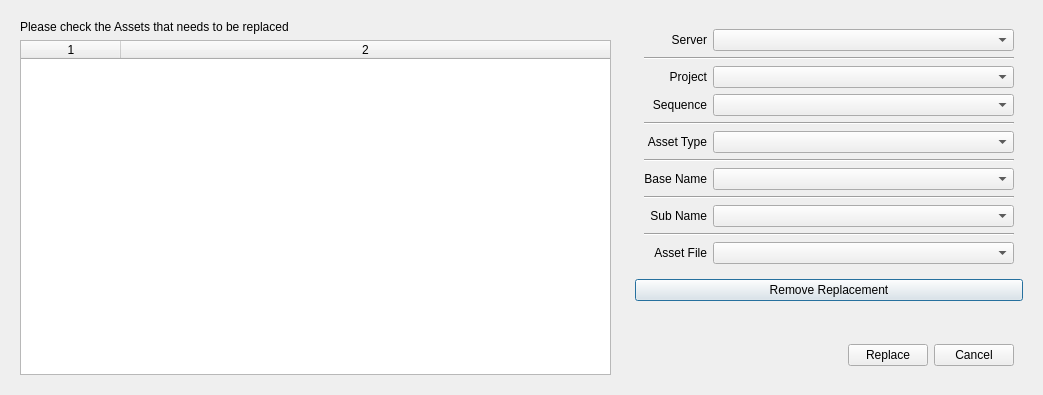
<?xml version="1.0" encoding="UTF-8"?>
<ui version="4.0">
 <class>Dialog</class>
 <widget class="QDialog" name="Dialog">
  <property name="windowModality">
   <enum>Qt::ApplicationModal</enum>
  </property>
  <property name="geometry">
   <rect>
    <x>0</x>
    <y>0</y>
    <width>1043</width>
    <height>395</height>
   </rect>
  </property>
  <property name="windowTitle">
   <string>Asset Replacer</string>
  </property>
  <layout class="QHBoxLayout" name="horizontalLayout_5">
   <item>
    <widget class="QWidget" name="verticalWidget" native="true">
     <property name="sizePolicy">
      <sizepolicy hsizetype="Preferred" vsizetype="Preferred">
       <horstretch>3</horstretch>
       <verstretch>0</verstretch>
      </sizepolicy>
     </property>
     <property name="minimumSize">
      <size>
       <width>10</width>
       <height>0</height>
      </size>
     </property>
     <layout class="QVBoxLayout" name="verticalLayout">
      <item>
       <widget class="QLabel" name="label">
        <property name="text">
         <string>Please check the Assets that needs to be replaced</string>
        </property>
       </widget>
      </item>
      <item>
       <widget class="QTableWidget" name="assetList_tableWidget">
        <property name="editTriggers">
         <set>QAbstractItemView::NoEditTriggers</set>
        </property>
        <property name="alternatingRowColors">
         <bool>true</bool>
        </property>
        <property name="cornerButtonEnabled">
         <bool>false</bool>
        </property>
        <property name="columnCount">
         <number>2</number>
        </property>
        <attribute name="horizontalHeaderStretchLastSection">
         <bool>true</bool>
        </attribute>
        <attribute name="horizontalHeaderStretchLastSection">
         <bool>true</bool>
        </attribute>
        <column/>
        <column/>
       </widget>
      </item>
     </layout>
    </widget>
   </item>
   <item>
    <widget class="QWidget" name="verticalWidget" native="true">
     <property name="sizePolicy">
      <sizepolicy hsizetype="Preferred" vsizetype="Preferred">
       <horstretch>2</horstretch>
       <verstretch>0</verstretch>
      </sizepolicy>
     </property>
     <layout class="QVBoxLayout" name="verticalLayout_2">
      <item>
       <widget class="QWidget" name="gridWidget1" native="true">
        <layout class="QGridLayout" name="gridLayout1">
         <item row="0" column="0">
          <widget class="QLabel" name="server_label">
           <property name="text">
            <string>Server</string>
           </property>
           <property name="alignment">
            <set>Qt::AlignRight|Qt::AlignTrailing|Qt::AlignVCenter</set>
           </property>
          </widget>
         </item>
         <item row="3" column="0">
          <widget class="QLabel" name="sequence_label">
           <property name="text">
            <string>Sequence</string>
           </property>
           <property name="alignment">
            <set>Qt::AlignRight|Qt::AlignTrailing|Qt::AlignVCenter</set>
           </property>
          </widget>
         </item>
         <item row="0" column="1">
          <widget class="QComboBox" name="server_comboBox">
           <property name="sizePolicy">
            <sizepolicy hsizetype="Expanding" vsizetype="Fixed">
             <horstretch>0</horstretch>
             <verstretch>0</verstretch>
            </sizepolicy>
           </property>
           <property name="toolTip">
            <string>Select a Server</string>
           </property>
           <property name="statusTip">
            <string>Select a Server</string>
           </property>
           <property name="whatsThis">
            <string>Server:

Servers are the places that the main project folders are saved. For now there is only one supported server. In the future that can be expanded to multiple servers...</string>
           </property>
           <property name="editable">
            <bool>false</bool>
           </property>
          </widget>
         </item>
         <item row="5" column="0">
          <widget class="QLabel" name="assetType_label1">
           <property name="text">
            <string>Asset Type</string>
           </property>
           <property name="alignment">
            <set>Qt::AlignRight|Qt::AlignTrailing|Qt::AlignVCenter</set>
           </property>
          </widget>
         </item>
         <item row="5" column="1">
          <widget class="QComboBox" name="assetType_comboBox1">
           <property name="sizePolicy">
            <sizepolicy hsizetype="Preferred" vsizetype="Fixed">
             <horstretch>1</horstretch>
             <verstretch>0</verstretch>
            </sizepolicy>
           </property>
           <property name="toolTip">
            <string>Select an asset type</string>
           </property>
           <property name="statusTip">
            <string>Select an asset type</string>
           </property>
           <property name="whatsThis">
            <string>Asset Type:

Assets has types that lets you distinguish their purpose of existance. This comboBox lists the asset types that the sequence and the current host environment (MAYA, NUKE etc.) can support.</string>
           </property>
          </widget>
         </item>
         <item row="8" column="0" colspan="2">
          <widget class="Line" name="line_4">
           <property name="orientation">
            <enum>Qt::Horizontal</enum>
           </property>
          </widget>
         </item>
         <item row="1" column="0" colspan="2">
          <widget class="Line" name="line">
           <property name="orientation">
            <enum>Qt::Horizontal</enum>
           </property>
          </widget>
         </item>
         <item row="2" column="1">
          <widget class="QComboBox" name="project_comboBox">
           <property name="sizePolicy">
            <sizepolicy hsizetype="Expanding" vsizetype="Fixed">
             <horstretch>0</horstretch>
             <verstretch>0</verstretch>
            </sizepolicy>
           </property>
           <property name="toolTip">
            <string>Select a Project</string>
           </property>
           <property name="statusTip">
            <string>Select a Project</string>
           </property>
           <property name="whatsThis">
            <string>Project:

A project is a collection of sequences. So projects can only contain sequences. This comboBox lists the current projects on the server. If you select one it will update the available sequences for that project...</string>
           </property>
           <property name="editable">
            <bool>false</bool>
           </property>
          </widget>
         </item>
         <item row="9" column="0">
          <widget class="QLabel" name="subName_label">
           <property name="text">
            <string>Sub Name</string>
           </property>
           <property name="alignment">
            <set>Qt::AlignRight|Qt::AlignTrailing|Qt::AlignVCenter</set>
           </property>
          </widget>
         </item>
         <item row="7" column="0">
          <widget class="QLabel" name="baseName_label">
           <property name="text">
            <string>Base Name</string>
           </property>
           <property name="alignment">
            <set>Qt::AlignRight|Qt::AlignTrailing|Qt::AlignVCenter</set>
           </property>
          </widget>
         </item>
         <item row="3" column="1">
          <widget class="QComboBox" name="sequence_comboBox">
           <property name="sizePolicy">
            <sizepolicy hsizetype="Expanding" vsizetype="Fixed">
             <horstretch>0</horstretch>
             <verstretch>0</verstretch>
            </sizepolicy>
           </property>
           <property name="toolTip">
            <string>Select a Sequence</string>
           </property>
           <property name="statusTip">
            <string>Select a Sequence</string>
           </property>
           <property name="whatsThis">
            <string>Sequence:

Sequences are collections of folders. Each folder has a special meaning and can may contain one type of asset file. Every sequence has its own settings. So while one sequence supports some features, others may not...</string>
           </property>
           <property name="editable">
            <bool>false</bool>
           </property>
          </widget>
         </item>
         <item row="2" column="0">
          <widget class="QLabel" name="project_label">
           <property name="text">
            <string>Project</string>
           </property>
           <property name="alignment">
            <set>Qt::AlignRight|Qt::AlignTrailing|Qt::AlignVCenter</set>
           </property>
          </widget>
         </item>
         <item row="4" column="0" colspan="2">
          <widget class="Line" name="line_2">
           <property name="orientation">
            <enum>Qt::Horizontal</enum>
           </property>
          </widget>
         </item>
         <item row="6" column="0" colspan="2">
          <widget class="Line" name="line_3">
           <property name="orientation">
            <enum>Qt::Horizontal</enum>
           </property>
          </widget>
         </item>
         <item row="7" column="1">
          <widget class="QComboBox" name="baseName_comboBox">
           <property name="enabled">
            <bool>true</bool>
           </property>
           <property name="sizePolicy">
            <sizepolicy hsizetype="Preferred" vsizetype="Fixed">
             <horstretch>1</horstretch>
             <verstretch>0</verstretch>
            </sizepolicy>
           </property>
           <property name="toolTip">
            <string>if the type is a shot dependent type this will be activated</string>
           </property>
           <property name="statusTip">
            <string>if the type is a shot dependent type this will be activated</string>
           </property>
           <property name="whatsThis">
            <string>Shot:

If an asset is shot dependent, its base name is a shot string (SH001, SH010 etc. ). So, shot and base name comboBoxes are actually showing the base name of the asset, but it lets the user to separate the shot dependent asset types from shot independent types.</string>
           </property>
          </widget>
         </item>
         <item row="9" column="1">
          <widget class="QComboBox" name="subName_comboBox">
           <property name="enabled">
            <bool>true</bool>
           </property>
           <property name="sizePolicy">
            <sizepolicy hsizetype="Preferred" vsizetype="Fixed">
             <horstretch>1</horstretch>
             <verstretch>0</verstretch>
            </sizepolicy>
           </property>
           <property name="toolTip">
            <string>if the type is a shot dependent type this will be activated</string>
           </property>
           <property name="statusTip">
            <string>if the type is a shot dependent type this will be activated</string>
           </property>
           <property name="whatsThis">
            <string>Shot:

If an asset is shot dependent, its base name is a shot string (SH001, SH010 etc. ). So, shot and base name comboBoxes are actually showing the base name of the asset, but it lets the user to separate the shot dependent asset types from shot independent types.</string>
           </property>
          </widget>
         </item>
         <item row="11" column="0">
          <widget class="QLabel" name="assetFile_label">
           <property name="text">
            <string>Asset File</string>
           </property>
           <property name="alignment">
            <set>Qt::AlignRight|Qt::AlignTrailing|Qt::AlignVCenter</set>
           </property>
          </widget>
         </item>
         <item row="11" column="1">
          <widget class="QComboBox" name="assetFile_comboBox">
           <property name="enabled">
            <bool>true</bool>
           </property>
           <property name="sizePolicy">
            <sizepolicy hsizetype="Preferred" vsizetype="Fixed">
             <horstretch>1</horstretch>
             <verstretch>0</verstretch>
            </sizepolicy>
           </property>
           <property name="toolTip">
            <string>if the type is a shot dependent type this will be activated</string>
           </property>
           <property name="statusTip">
            <string>if the type is a shot dependent type this will be activated</string>
           </property>
           <property name="whatsThis">
            <string>Shot:

If an asset is shot dependent, its base name is a shot string (SH001, SH010 etc. ). So, shot and base name comboBoxes are actually showing the base name of the asset, but it lets the user to separate the shot dependent asset types from shot independent types.</string>
           </property>
          </widget>
         </item>
         <item row="10" column="0" colspan="2">
          <widget class="Line" name="line_5">
           <property name="orientation">
            <enum>Qt::Horizontal</enum>
           </property>
          </widget>
         </item>
        </layout>
       </widget>
      </item>
      <item>
       <widget class="QPushButton" name="removeReplacement_pushButton">
        <property name="text">
         <string>Remove Replacement</string>
        </property>
       </widget>
      </item>
      <item>
       <spacer name="verticalSpacer">
        <property name="orientation">
         <enum>Qt::Vertical</enum>
        </property>
        <property name="sizeHint" stdset="0">
         <size>
          <width>20</width>
          <height>40</height>
         </size>
        </property>
       </spacer>
      </item>
      <item>
       <widget class="QWidget" name="horizontalWidget" native="true">
        <layout class="QHBoxLayout" name="horizontalLayout">
         <item>
          <spacer name="horizontalSpacer">
           <property name="orientation">
            <enum>Qt::Horizontal</enum>
           </property>
           <property name="sizeHint" stdset="0">
            <size>
             <width>40</width>
             <height>20</height>
            </size>
           </property>
          </spacer>
         </item>
         <item>
          <widget class="QPushButton" name="replace_pushButton">
           <property name="text">
            <string>Replace</string>
           </property>
          </widget>
         </item>
         <item>
          <widget class="QPushButton" name="cancel_pushButton">
           <property name="text">
            <string>Cancel</string>
           </property>
          </widget>
         </item>
        </layout>
       </widget>
      </item>
     </layout>
    </widget>
   </item>
  </layout>
 </widget>
 <resources/>
 <connections/>
</ui>
